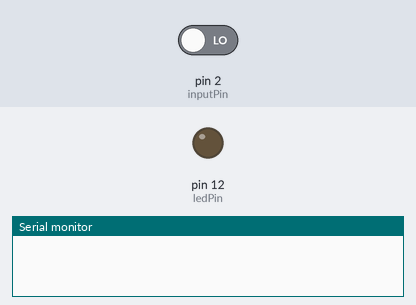
Bench run of a sketch on a simulated Arduino Uno, built with avr-gcc and run on an emulated ATmega328P. Shown: output pins drawn as LEDs (lit = HIGH), the last lines printed to the serial monitor. The test bench sets the inputs (shaded band); at power-on: pin 2 (inputPin) LOW. Random numbers use the default seed unless the sketch sets one.

Above: at 1.2 s.
1.3 s: pin 2 (inputPin) driven HIGH
At 2.0 s:
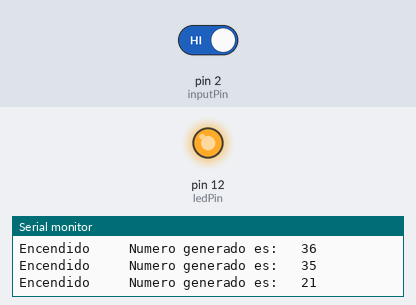
2.8 s: pin 2 (inputPin) driven LOW
At 3.4 s:
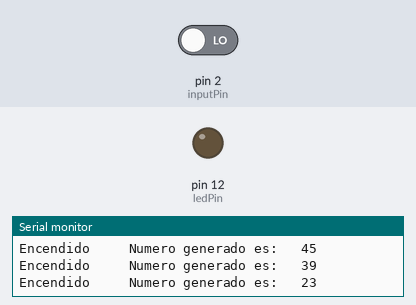
Timing chart, 0 to 5.8 s (numbered marks = the images above; inputs shaded):
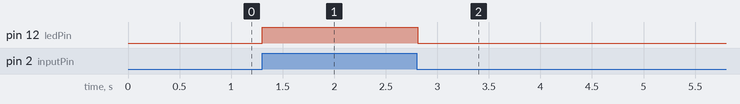

The sketch:

LEDNUMALE.ino
```cpp
const int inputPin=2;
const int ledPin=12;
long randNumber;
int value=0;
void setup(){
  Serial.begin(9600);
  pinMode(inputPin, INPUT);
  pinMode(ledPin, OUTPUT);
  randomSeed (analogRead (0));
}
void loop (){
  value=digitalRead (inputPin);
    if (value==1){
    Serial.print("Encendido     Numero generado es:   ");
    randNumber=random(1, 50);
    digitalWrite(ledPin, HIGH);
    Serial.println (randNumber);
  }
  else {
    digitalWrite(ledPin, LOW);
  }
  delay(100);
}
```

Measured:
- after the input at 1.3 s, pin 12 (ledPin): LOW → HIGH at once
- after the input at 2.8 s, pin 12 (ledPin): HIGH → LOW at once
